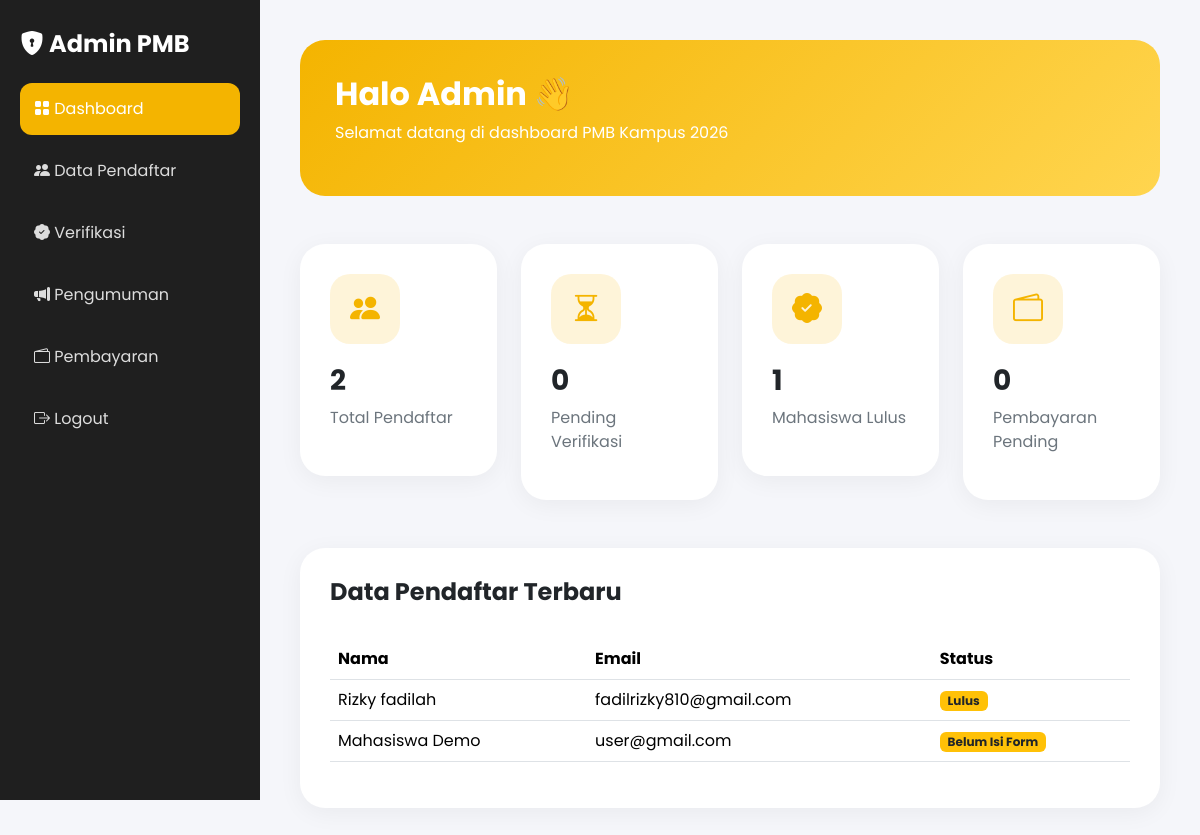
Page /admin/dashboard.php (signed in) on the committed database.
### tables this page shows
CREATE TABLE `pendaftaran` (
  `id` int(11) NOT NULL,
  `user_id` int(11) NOT NULL,
  `nik` varchar(20) DEFAULT NULL,
  `nisn` varchar(20) DEFAULT NULL,
  `tempat_lahir` varchar(100) DEFAULT NULL,
  `tanggal_lahir` date DEFAULT NULL,
  `jenis_kelamin` enum('Laki-laki','Perempuan') DEFAULT NULL,
  `no_hp` varchar(20) DEFAULT NULL,
  `alamat` text DEFAULT NULL,
  `asal_sekolah` varchar(150) DEFAULT NULL,
  `jurusan` varchar(100) DEFAULT NULL,
  `status` enum('Belum Lengkap','Menunggu Verifikasi','Lolos Berkas','Ditolak','Lulus','Tidak Lulus') DEFAULT 'Belum Lengkap',
  `created_at` timestamp NOT NULL DEFAULT current_timestamp()
);

CREATE TABLE `users` (
  `id` int(11) NOT NULL,
  `nama` varchar(100) NOT NULL,
  `email` varchar(100) NOT NULL,
  `password` varchar(255) NOT NULL,
  `role` enum('admin','user') DEFAULT 'user',
  `created_at` timestamp NOT NULL DEFAULT current_timestamp()
);

### admin/dashboard.php (the view, shortened to what this page needs)
<?php
require_once __DIR__ . '/../config/koneksi.php';
$total_user = mysqli_num_rows(mysqli_query($conn, "SELECT * FROM users WHERE role='user'"));
$total_pending = mysqli_num_rows(mysqli_query($conn, "SELECT * FROM pendaftaran WHERE status='Menunggu Verifikasi'"));
$total_lulus = mysqli_num_rows(mysqli_query($conn, "SELECT * FROM pendaftaran WHERE status='Lulus'"));
$total_pembayaran = mysqli_num_rows(mysqli_query($conn, "SELECT * FROM pembayaran WHERE status_pembayaran='Pending'"));
?>
<!DOCTYPE html>
<html lang="id">
<head>
    <link href="https://cdn.jsdelivr.net/npm/bootstrap@5.3.3/dist/css/bootstrap.min.css" rel="stylesheet">
    <link rel="stylesheet" href="https://cdn.jsdelivr.net/npm/bootstrap-icons@1.11.3/font/bootstrap-icons.min.css">
</head>
<body>
    <div class="sidebar">
        <h4 class="mb-4"><i class="bi bi-shield-lock-fill"></i> Admin PMB</h4>
        <a href="dashboard.php" class="active"><i class="bi bi-grid-fill"></i> Dashboard</a>
        <a href="pendaftaran.php"><i class="bi bi-people-fill"></i> Data Pendaftar</a>
        <a href="verifikasi.php"><i class="bi bi-patch-check-fill"></i> Verifikasi</a>
        <a href="pengumuman.php"><i class="bi bi-megaphone-fill"></i> Pengumuman</a>
        <a href="pembayaran.php"><i class="bi bi-wallet2"></i> Pembayaran</a>
        <a href="../auth/logout.php"><i class="bi bi-box-arrow-right"></i> Logout</a>
    </div>
    <div class="content">
        <div class="top-card mb-5">
            <h2 class="fw-bold">Halo Admin 👋</h2>
            <p>Selamat datang di dashboard PMB Kampus 2026</p>
        </div>
        <div class="row g-4 mb-5">
            <div class="col-lg-3 col-md-6">
                <div class="stat-card">
                    <div class="stat-icon"><i class="bi bi-people-fill"></i></div>
                    <h3 class="fw-bold"><?= $total_user; ?></h3>
                    <p class="text-secondary">Total Pendaftar</p>
                </div>
            </div>
            <div class="col-lg-3 col-md-6">
                <div class="stat-card">
                    <div class="stat-icon"><i class="bi bi-hourglass-split"></i></div>
                    <h3 class="fw-bold"><?= $total_pending; ?></h3>
                    <p class="text-secondary">Pending Verifikasi</p>
                </div>
            </div>
            <div class="col-lg-3 col-md-6">
                <div class="stat-card">
                    <div class="stat-icon"><i class="bi bi-patch-check-fill"></i></div>
                    <h3 class="fw-bold"><?= $total_lulus; ?></h3>
                    <p class="text-secondary">Mahasiswa Lulus</p>
                </div>
            </div>
            <div class="col-lg-3 col-md-6">
                <div class="stat-card">
                    <div class="stat-icon"><i class="bi bi-wallet2"></i></div>
                    <h3 class="fw-bold"><?= $total_pembayaran; ?></h3>
                    <p class="text-secondary">Pembayaran Pending</p>
                </div>
            </div>
        </div>
        <div class="table-card">
            <div class="d-flex justify-content-between align-items-center mb-4">
                <h4 class="fw-bold">Data Pendaftar Terbaru</h4>
            </div>
            <div class="table-responsive">
                <table class="table align-middle">
                    <thead>
                        <tr>
                            <th>Nama</th>
                            <th>Email</th>
                            <th>Status</th>
                        </tr>
                    </thead>
                    <tbody>
                        <?php
                        $query = mysqli_query($conn, "SELECT users.nama, users.email, pendaftaran.status FROM users LEFT JOIN pendaftaran ON users.id = pendaftaran.user_id WHERE users.role='user' ORDER BY users.id DESC LIMIT 5");
                        while ($d = mysqli_fetch_assoc($query)) { ?>
                            <tr>
                                <td><?= $d['nama']; ?></td>
                                <td><?= $d['email']; ?></td>
                                <td><span class="badge bg-warning text-dark"><?= $d['status'] ?? 'Belum Isi Form'; ?></span></td>
                            </tr>
                        <?php } ?>
                    </tbody>
                </table>
            </div>
        </div>
    </div>
</body>
</html>

### admin/dashboard.php (style rules this page uses)
body { font-family: 'Poppins', sans-serif; background: #f5f6fa; }
.sidebar { width: 260px; height: 100vh; position: fixed; background: #1f1f1f; padding: 30px 20px; }
.sidebar h4 { color: white; font-weight: 700; }
.sidebar a { display: block; color: #ddd; text-decoration: none; padding: 14px; border-radius: 12px; margin-bottom: 10px; transition: .3s; }
.sidebar a:hover, .sidebar a.active { background: #f4b400; color: white; }
.content { margin-left: 260px; padding: 40px; }
.top-card { background: linear-gradient(135deg, #f4b400, #ffd54f); border-radius: 25px; padding: 35px; color: white; }
.stat-card { background: white; border-radius: 25px; padding: 30px; box-shadow: 0 5px 25px rgba(0, 0, 0, 0.05); transition: .3s; }
.stat-icon { width: 70px; height: 70px; background: rgba(244, 180, 0, 0.15); color: #f4b400; display: flex; align-items: center; justify-content: center; border-radius: 20px; font-size: 30px; margin-bottom: 20px; }
.table-card { background: white; border-radius: 25px; padding: 30px; box-shadow: 0 5px 25px rgba(0, 0, 0, 0.05); }

### rows in the picture
pendaftaran: user.nama "Rizky fadilah", user.email "fadilrizky810@gmail.com", status "Lulus"
users: nama "Mahasiswa Demo", email "user@gmail.com", status "Belum Isi Form"

### other values in the picture
$total_user "2"
$total_pending "0"
$total_lulus "1"
$total_pembayaran "0"
